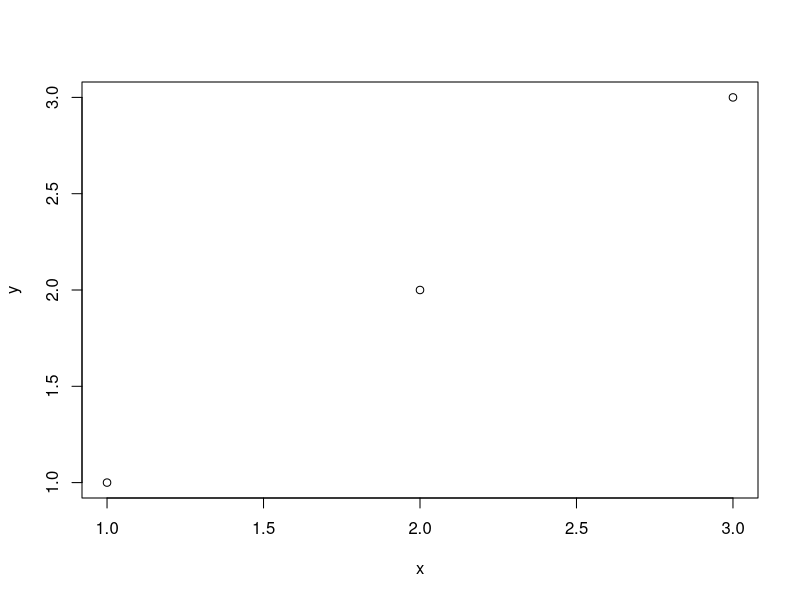

Recreate this plot in R.
## ---- chunk 1
x = c(1, 2, 3)
y = c(1, 2, 3)
plot(x,y)
